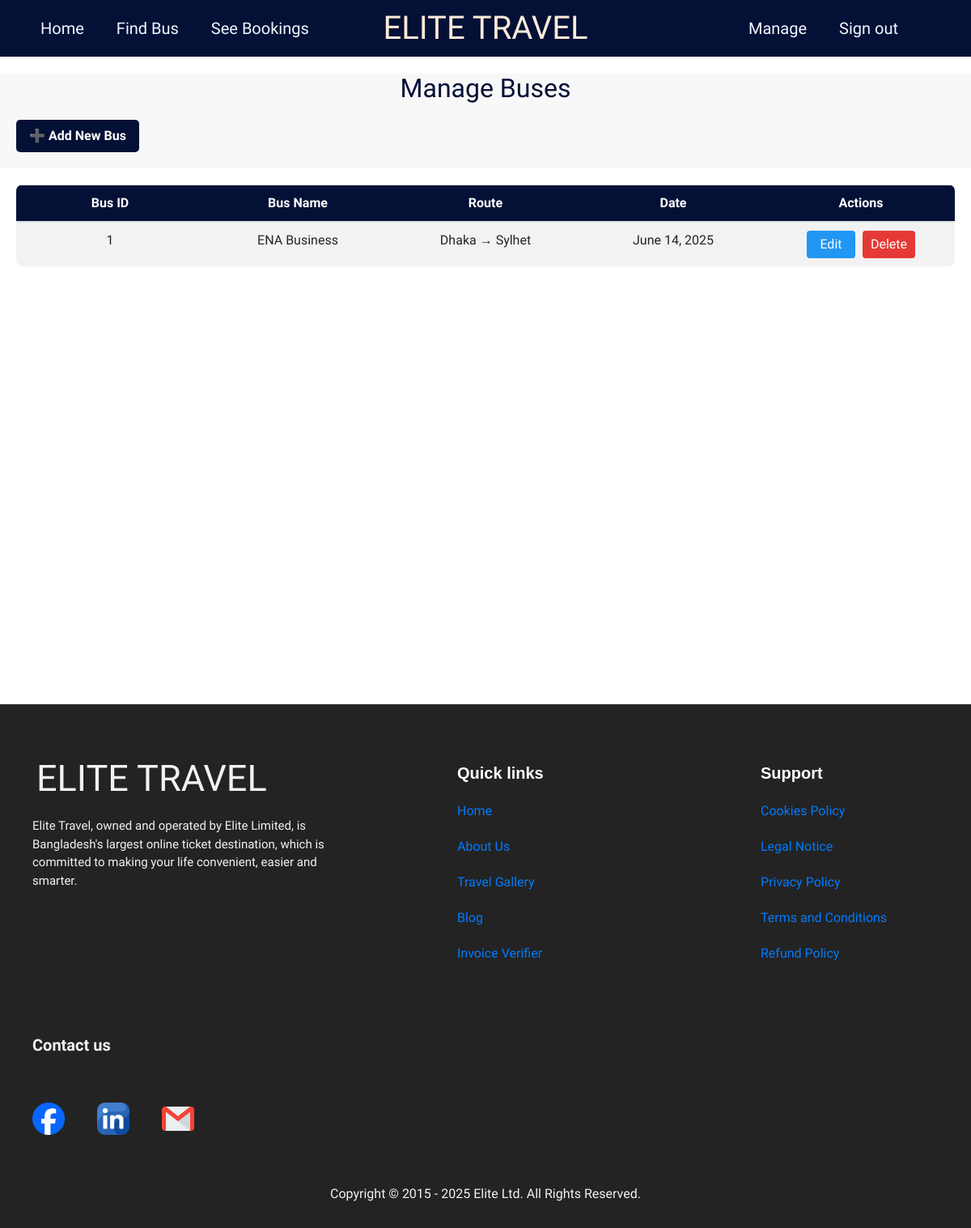
The page /check/buses/ (signed in) on the database its author committed.
### myapp/models.py (models this page shows, shortened)
class Bus(models.Model):
    bus_name = models.CharField(max_length=30)
    source = models.CharField(max_length=30)
    dest = models.CharField(max_length=30)
    nos = models.DecimalField(decimal_places=0, max_digits=2)
    rem = models.DecimalField(decimal_places=0, max_digits=2)
    price = models.DecimalField(decimal_places=2, max_digits=6)
    date = models.DateField()
    time = models.TimeField()

### myapp/views.py (the view)
# urls.py: path('check/buses/', views.admin_bus_list, name='admin_bus_list'),
@user_passes_test(is_admin)
def admin_bus_list(request):
    buses = Bus.objects.all().order_by('-date')
    return render(request, 'myapp/Manage/manage_buses.html', {'buses': buses})

### myapp/views.py (called while the page is built)
def is_admin(user):
    if not user.is_authenticated or not (user.is_staff or user.is_superuser):
        raise PermissionDenied
    return True

### myapp/templates/myapp/Manage/manage_buses.html (shortened to what this page needs)
{% extends 'myapp/base.html' %}
{% block content %}
<div class="full-screen-loader">
    <div class="content-wrapper">
        <h2 style="margin-bottom: 20px; color: rgb(5, 16, 54); text-align: center; font-family: Oswald;">
            Manage Buses</h2>
        <a href="{% url 'add_bus' %}" class="add-blog-btn">➕ Add New Bus</a>
    </div>
    <div style="display: flex; position: relative;">
        <div class="blog-container">
            <div class="blog-list w-100">
                <table class="table table-striped blog-table w-100">
                    <thead style="background-color: rgb(5, 16, 54); color: white;">
                        <tr>
                            <th>Bus ID</th>
                            <th>Bus Name</th>
                            <th>Route</th>
                            <th>Date</th>
                            <th>Actions</th>
                        </tr>
                    </thead>
                    <tbody>
                        {% for bus in buses %}
                        <tr>
                            <td>{{ bus.id }}</td>
                            <td>{{ bus.bus_name }}</td>
                            <td>{{ bus.source }} → {{ bus.dest }}</td>
                            <td>{{ bus.date }}</td>
                            <td>
                                <a href="{% url 'edit_bus' bus.id %}" class="edit-btn">Edit</a>
                                <form action="{% url 'delete_bus' bus.id %}" method="post" style="display:inline;">
                                    <button type="submit" class="delete-btn" onclick="return confirm('Are you sure you want to permanently delete this bus?');">Delete</button>
                                </form>
                            </td>
                        </tr>
                        {% empty %}
                        <tr>
                            <td colspan="5" class="text-center text-muted">No buses found.</td>
                        </tr>
                        {% endfor %}
                    </tbody>
                </table>
            </div>
        </div>
    </div>
</div>
{% endblock %}

### myapp/templates/myapp/Manage/manage_buses.html (style rules this page uses)
body { font-family: 'Fira Sans'; }
.full-screen-loader { min-height: 100vh; }
.content-wrapper { padding: 0 20px; margin-top: 70px; background-color: #f8f8f8; }
.add-blog-btn { background-color: rgb(5, 16, 54); color: white; padding: 8px 16px; border-radius: 5px; text-decoration: none !important; font-weight: bold; display: inline-block; margin-bottom: 20px; transition: all 0.4s ease; }
.blog-container { padding: 20px; width: 100%; box-sizing: border-box; }
.blog-table { width: 100%; border-radius: 8px; overflow: hidden; table-layout: fixed; }
.blog-table th, .blog-table td { text-align: center; padding: 10px; font-size: 14px; overflow: hidden; text-overflow: ellipsis; white-space: nowrap; }
.edit-btn { background-color: #2196f3; color: white; padding: 5px 10px; border-radius: 4px; margin-right: 5px; text-decoration: none; display: inline-block; font-size: 16px; width: 60px; text-decoration: none !important; }
.delete-btn { background-color: #e53935; color: white; padding: 5px 10px; border-radius: 4px; border: none; cursor: pointer; font-size: 16px; }
.blog-list th { font-size: 16px !important; }
.blog-list td { font-size: 16px !important; }

### rows shown on the page
Bus: id "1", bus_name "ENA Business", source "Dhaka", dest "Sylhet", date "June 14, 2025"
